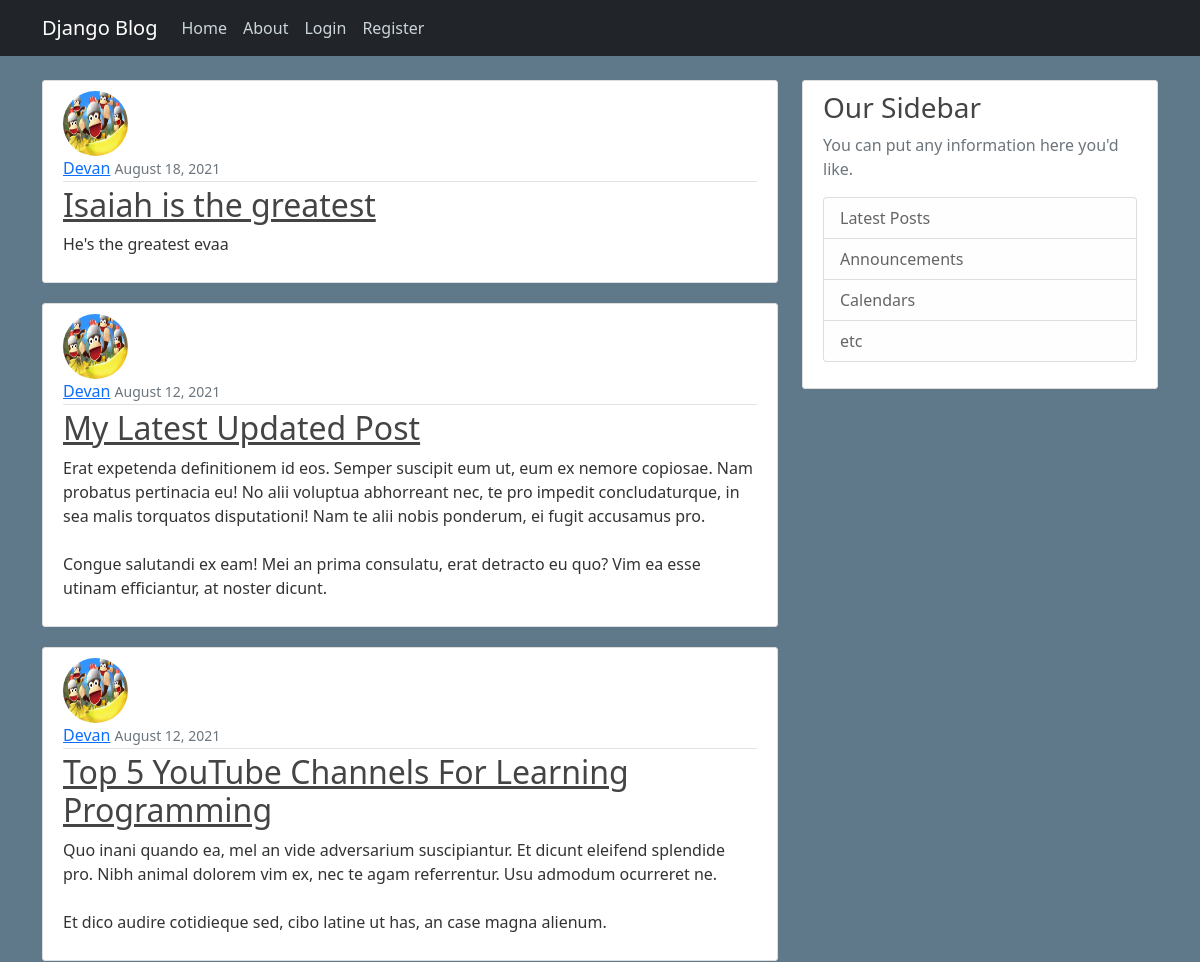
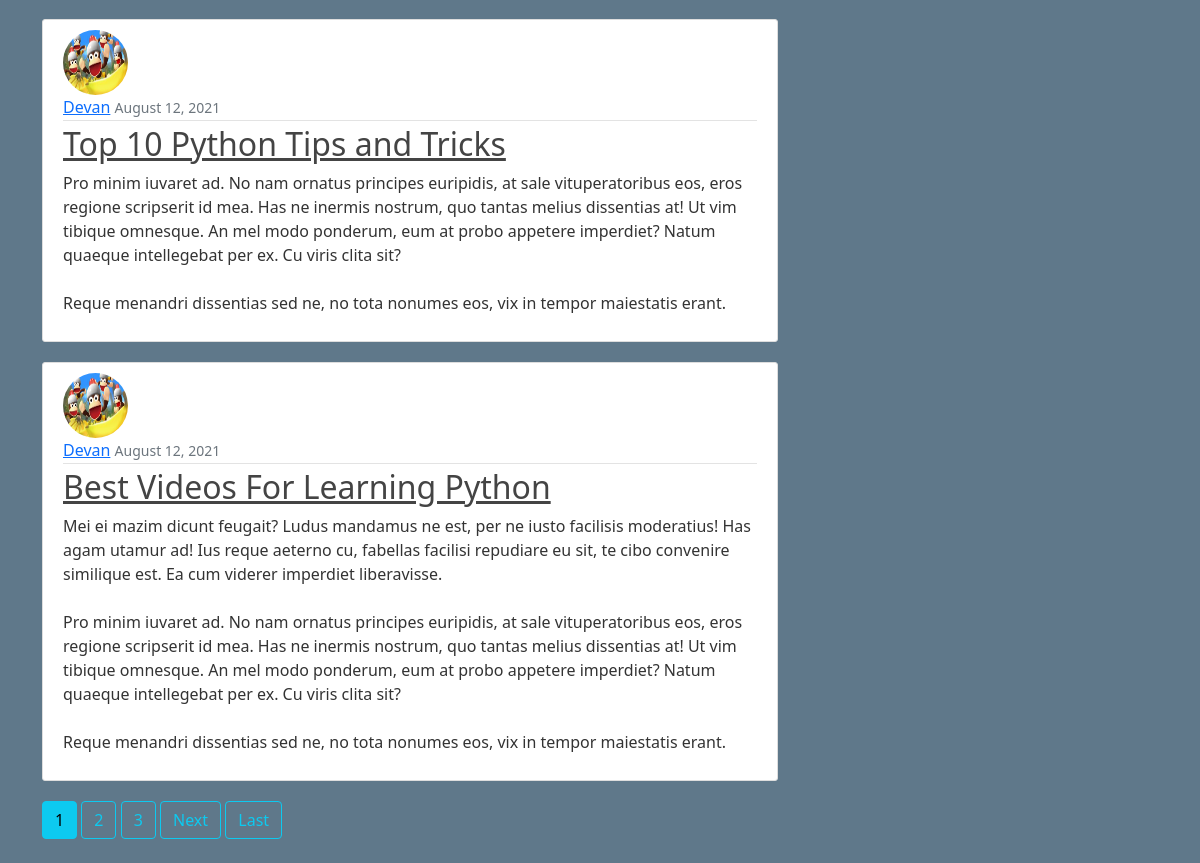
The page / on the database its author committed (2 pictures, top to bottom).
### blog/models.py (models this page shows, shortened)
class Post(models.Model):
	title = models.CharField(max_length=100)        #chrfield =1 line, textfield= multiple
	content = models.TextField()
	date_posted = models.DateTimeField(default=timezone.now)
	author = models.ForeignKey(User, on_delete=models.CASCADE)

### users/models.py (models this page shows, shortened)
class Profile(models.Model):
	user = models.OneToOneField(User, on_delete=models.CASCADE)
	image = models.ImageField(default='default.jpg', upload_to='profile_pics')

### blog/views.py (the view)
# urls.py: path('', PostListView.as_view(), name='blog-home'),
class PostListView(ListView):
	model= Post
	template_name = 'blog/home.html'
	context_object_name = "posts"
	ordering = ['-date_posted']
	paginate_by = 5

### blog/templates/Blog/home.html (shortened to what this page needs)
{% extends "blog/base.html" %}
{% block content %}
	{% for post in posts %}
		<article class="media content-section">
			<img class="rounded-circle article-img" src="{{ post.author.profile.image.url }}">
		  <div class="media-body">
		    <div class="article-metadata">
		      <a class="mr-2" href="{% url 'user-posts' post.author.username %}">{{ post.author }}</a>
		      <small class="text-muted">{{ post.date_posted|date:"F d, Y" }}</small>
		    </div>
		    <h2><a class="article-title" href="{% url 'post-detail' post.id%}">{{ post.title }}</a></h2>
		    <p class="article-content">{{ post.content }}</p>
		  </div>
		</article>
	{% endfor %}
	{% if is_paginated %}
		{% for num in page_obj.paginator.page_range  %}
			{% if page_obj.number == num %}
			<a class="btn btn-info mb-4" href="?page={{ num }}">{{ num }}</a>
			{% elif num > page_obj.number|add:'-3' and num < page_obj.number|add:'3' %}
				<a class="btn btn-outline-info mb-4" href="?page={{ num }}">{{ num }}</a>
			{% endif %}
		{% endfor %}
		{% if page_obj.has_next %}
				<a class="btn btn-outline-info mb-4" href="?page={{page_obj.next_page_number}}">Next</a>
				<a class="btn btn-outline-info mb-4" href="?page={{ page_obj.paginator.num_pages }}">Last</a>
		{% endif %}
	{% endif %}
{% endblock content %}

### blog/templates/Blog/base.html (shortened to what this page needs)
{% load static %}
<!doctype html>
<html lang="en">
  <head>
    <link href="https://cdn.jsdelivr.net/npm/bootstrap@5.0.1/dist/css/bootstrap.min.css" rel="stylesheet">
    <link rel="stylesheet" type="text/css" href="{% static 'blog/main.css' %}">
</head>
<body class='bg-steel'>
	<header class="site-header">
	  <nav class="navbar navbar-expand-md navbar-dark bg-dark fixed-top">
	    <div class="container">
	      <a class="navbar-brand mr-4" href="{% url 'blog-home' %}">Django Blog</a>
	      <div class="collapse navbar-collapse" id="navbarToggle">
	        <div class="navbar-nav mr-auto">
	          <a class="nav-item nav-link" href="{% url 'blog-home' %}">Home</a>
	          <a class="nav-item nav-link" href="{% url 'blog-about' %}">About</a>
	        </div>
	        <div class="navbar-nav">
	        	{% if user.is_authenticated %}
	        	<a class="nav-item nav-link" href="{% url 'profile'%}">Profile</a>
	        	<a class="nav-item nav-link" href="{% url 'post-create' %}">New Post</a>
						<a class="nav-item nav-link" href="{% url 'logout'%}">Logout</a>
	        	{% else %}
	          <a class="nav-item nav-link" href="{% url 'login'%}">Login</a>
	          <a class="nav-item nav-link" href="{% url 'register'%}">Register</a>
	          {%endif%}
	        </div>
	      </div>
	    </div>
	  </nav>
	</header>
	<main role="main" class="container">
	  <div class="row">
	    <div class="col-md-8">
	      {% block content %}{% endblock %}
	    </div>
	    <div class="col-md-4">
	      <div class="content-section">
	        <h3>Our Sidebar</h3>
	        <p class='text-muted'>You can put any information here you'd like.
	          <ul class="list-group">
	            <li class="list-group-item list-group-item-light">Latest Posts</li>
	            <li class="list-group-item list-group-item-light">Announcements</li>
	            <li class="list-group-item list-group-item-light">Calendars</li>
	            <li class="list-group-item list-group-item-light">etc</li>
	          </ul>
	        </p>
	      </div>
	    </div>
	  </div>
	</main>
</body>
</html>

### blog/Static/Blog/main.css (style rules this page uses)
body { background: #fafafa; color: #333333; margin-top: 5rem; }
h1, h2, h3, h4, h5, h6 { color: #444444; }
ul { margin: 0; }
.bg-steel { background-color: #5f788a; }
.site-header .navbar-nav .nav-link { color: #cbd5db; }
.content-section { background: #ffffff; padding: 10px 20px; border: 1px solid #dddddd; border-radius: 3px; margin-bottom: 20px; }
.article-title { color: #444444; }
.article-content { white-space: pre-line; }
.article-img { height: 65px; width: 65px; margin-right: 16px; }
.article-metadata { padding-bottom: 1px; margin-bottom: 4px; border-bottom: 1px solid #e3e3e3 }

### rows shown on the page
Post: author.profile.image (placeholder picture), author "Devan", date_posted "August 18, 2021", title "Isaiah is the greatest", content "He's the greatest evaa"
Post: author.profile.image (placeholder picture), author "Devan", date_posted "August 12, 2021", title "My Latest Updated Post", content "Erat expetenda definitionem id eos. Semper suscipit eum ut, eum ex nemore copiosae. Nam probatus pertinacia eu! No alii voluptua abhorreant nec, te pro impedit concludaturque, in sea malis torquatos disputationi! Nam te alii nobis ponderum, ei fugit accusamus pro. Congue salutandi ex eam! Mei an prima consulatu, erat detracto eu quo? Vim ea esse utinam efficiantur, at noster dicunt."
Post: author.profile.image (placeholder picture), author "Devan", date_posted "August 12, 2021", title "Top 5 YouTube Channels For Learning Programming", content "Quo inani quando ea, mel an vide adversarium suscipiantur. Et dicunt eleifend splendide pro. Nibh animal dolorem vim ex, nec te agam referrentur. Usu admodum ocurreret ne. Et dico audire cotidieque sed, cibo latine ut has, an case magna alienum."
Post: author.profile.image (placeholder picture), author "Devan", date_posted "August 12, 2021", title "Top 10 Python Tips and Tricks", content "Pro minim iuvaret ad. No nam ornatus principes euripidis, at sale vituperatoribus eos, eros regione scripserit id mea. Has ne inermis nostrum, quo tantas melius dissentias at! Ut vim tibique omnesque. An mel modo ponderum, eum at probo appetere imperdiet? Natum quaeque intellegebat per ex. Cu viris clita sit? Reque menandri dissentias sed ne, no tota nonumes eos, vix in tempor maiestatis erant."
Post: author.profile.image (placeholder picture), author "Devan", date_posted "August 12, 2021", title "Best Videos For Learning Python", content "Mei ei mazim dicunt feugait? Ludus mandamus ne est, per ne iusto facilisis moderatius! Has agam utamur ad! Ius reque aeterno cu, fabellas facilisi repudiare eu sit, te cibo convenire similique est. Ea cum viderer imperdiet liberavisse. Pro minim iuvaret ad. No nam ornatus principes euripidis, at sale vituperatoribus eos, eros regione scripserit id mea. Has ne inermis nostrum, quo tantas melius dissentias at! Ut vim tibique omnesque. An mel modo ponderum, eum at probo appetere imperdiet? Natum quaeque intellegebat per ex. Cu viris clita sit? Reque menandri dissentias sed ne, no tota nonumes eos, vix in tempor maiestatis erant."

### other values the page prints
{{ num }} "1"
{{ num }} "2" "3"
